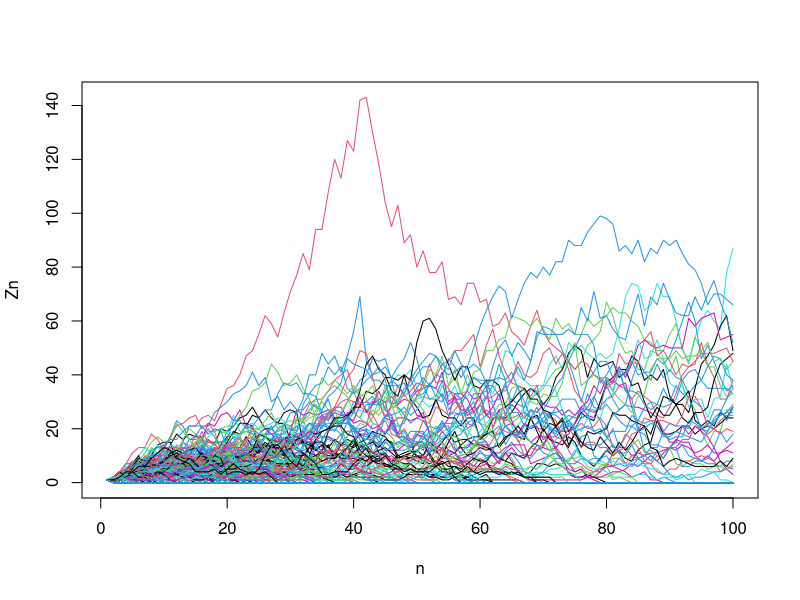
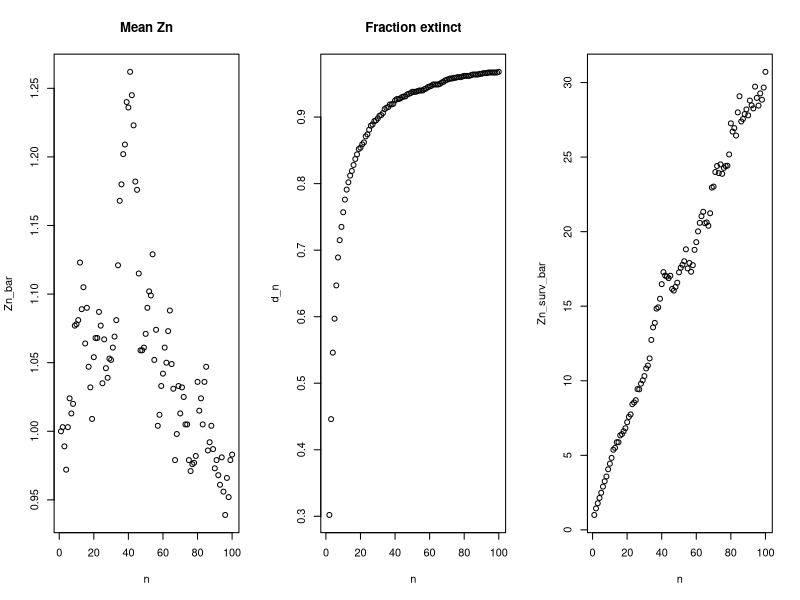
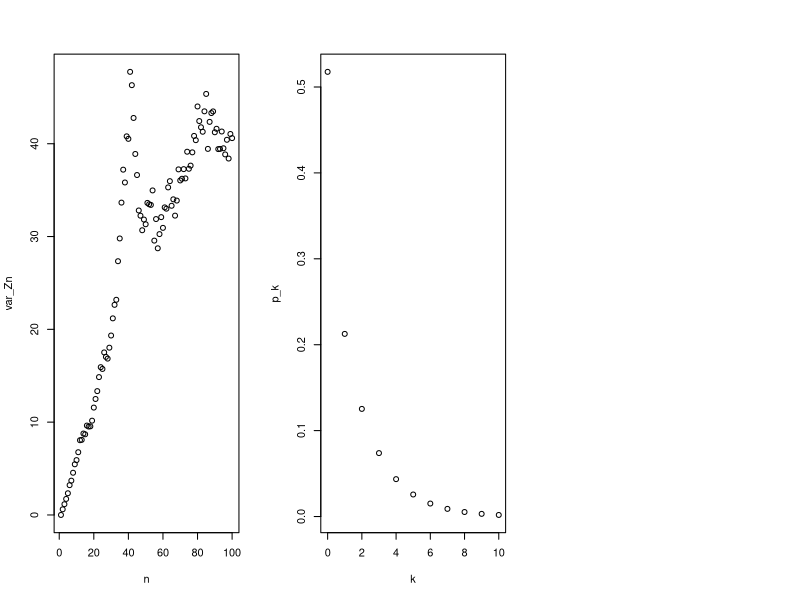
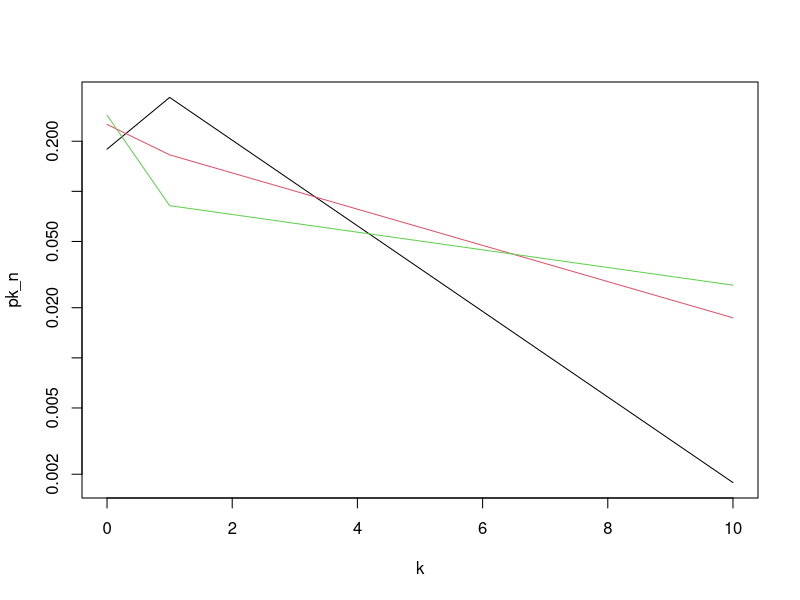

R code for these plots, in order:
## ----echo = T, size = "small"-------------------------------------------------
branch <- function(n_max = 30, p_k = c(p0, p1, p2), Z1 = 1)
{
    ## note: this returns 0s when extinct
    k <- 0:(length(p_k)-1)
    Z.vec <- rep(NA, n_max)
    Z.vec[1] <- Z1
    for (i in 1:(n_max-1))
    {
        Z.vec[i+1] <- sum(sample(x = k,
                                 size = Z.vec[i],
                                 replace = T,
                                 prob = p_k))
    }
    return(Z.vec)
}
p0 = .3; p1 = .4; p2 = .3 ## what is m?


## ----echo = T, eval = F-------------------------------------------------------
## n_trials = 1000; n_gen = 100
## Z.mat <- matrix(NA, n_trials, n_gen)
## set.seed(131)
## for (i in 1:n_trials)
##     Z.mat[i,] <- branch(n_max = n_gen)
## matplot(t(Z.mat),
##         type = "l", lty = 1, ylab = "Zn", xlab = "n")


## ----echo = F, eval = T, fig.height = 5---------------------------------------
n_trials = 1000; n_gen = 100
Z.mat <- matrix(NA, n_trials, n_gen)
set.seed(131)
for (i in 1:n_trials)
    Z.mat[i,] <- branch(n_max = n_gen)
matplot(t(Z.mat),
        type = "l", lty = 1, ylab = "Zn", xlab = "n")


## ----echo = T, eval = F-------------------------------------------------------
## Zn_bar = apply(Z.mat, 2, mean)
## n <- 1:ncol(Z.mat)
## proportion.zero <- function(x){prop.table(table(x == 0))["TRUE"]}
## d_n = apply(Z.mat, 2, proportion.zero)
## Z.mat.na <- Z.mat; Z.mat.na[Z.mat == 0] <- NA
## Zn_surv_bar = apply(Z.mat.na, 2, mean, na.rm = T)
## par(mfrow = c(1,3))
## plot(n, Zn_bar, main = "Mean Zn")
## plot(n, d_n, main = "Fraction extinct")
## plot(n, Zn_surv_bar)
## ## insert code here for Zn_surv_bar.hat and add a line


## ----echo = F, eval = T, fig.height = 5---------------------------------------
Zn_bar = apply(Z.mat, 2, mean)
n <- 1:ncol(Z.mat)
proportion.zero <- function(x){prop.table(table(x == 0))["TRUE"]}
d_n = apply(Z.mat, 2, proportion.zero)
Z.mat.na <- Z.mat; Z.mat.na[Z.mat == 0] <- NA
Zn_surv_bar = apply(Z.mat.na, 2, mean, na.rm = T)
par(mfrow = c(1,3))
plot(n, Zn_bar, main = "Mean Zn")
plot(n, d_n, main = "Fraction extinct")
plot(n, Zn_surv_bar)
## insert code here for Zn_surv_bar.hat and add a line


## ----fig.height = 5-----------------------------------------------------------
var_Zn = apply(Z.mat, 2, var)
n <- 1:ncol(Z.mat)
plot(n, var_Zn)


## ----fig.height = 4-----------------------------------------------------------
b = 0.2126 ;   c = 0.5893
kk = 1:10  ;   p_kk = b * c^(kk-1)
p0 = b/(1-c)
k = c(0, kk) ;   p_k = c(p0, p_kk)
plot(k, p_k)


## ----eval = F, echo = T, size = "tiny"----------------------------------------
## ## b = 0.2126 ;   c = 0.5893 ## lotka
## b = 0.3666; c = .5533 ## Keyfitz (from GS)
## m = b / (1-c)^2 ## [1] 1.260416
## d = (1 - b - c) / (c * (1-c))           #[1] 0.8185088
## par(mfrow = c(1,1))
## for (i in 1:3)
## {
##     n = i
##     p0_n = d * (m^n - 1)/ (m^n -d)
##     j = kk
##     pj_n = m^n *
##         ((1-d) / (m^n - d))^2 *
##         ((m^n - 1)/(m^n - d))^(j-1)
##     pk_n <- c(p0_n, pj_n)
##     if (i == 1)
##         plot(k, pk_n, type = "l", log = "")
##     if (i > 1)
##         lines(k, pk_n, col = i)
## }


## ----eval = T, echo = F, fig.height = 5---------------------------------------
## b = 0.2126 ;   c = 0.5893 ## lotka
b = 0.3666; c = .5533 ## Keyfitz (from G&S)
m = b / (1-c)^2 ## [1] 1.260416
d = (1 - b - c) / (c * (1-c))           #[1] 0.8185088
par(mfrow = c(1,1))
for (i in 1:3)
{
    n = i
    print(n)
    p0_n = d * (m^n - 1)/ (m^n -d)
    j = kk
    pj_n = m^n * ((1-d) / (m^n - d))^2 * ((m^n - 1)/(m^n - d))^(j-1)
    pk_n <- c(p0_n, pj_n)
    if (i == 1)
        plot(k, pk_n, type = "l", log = "y")
    if (i > 1)
        lines(k, pk_n, col = i)
}

